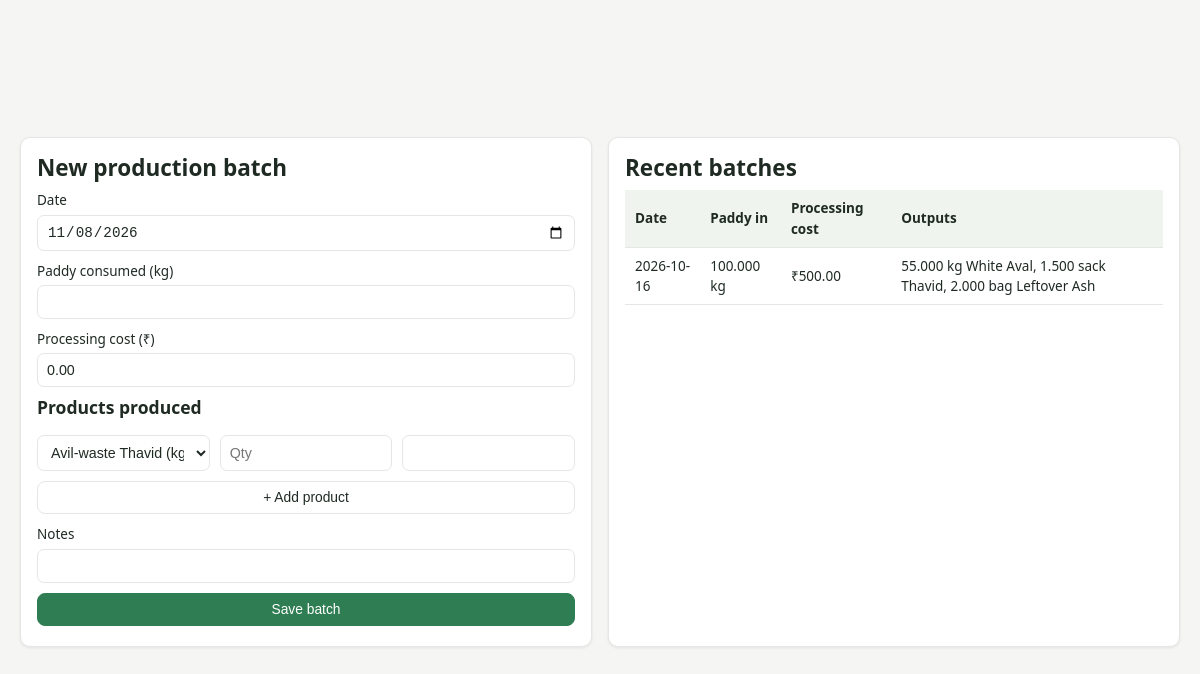
The app's page /pages/production.php with its own data.
### tables this page shows
CREATE TABLE production_batches (
  id                INT AUTO_INCREMENT PRIMARY KEY,
  batch_date        DATE          NOT NULL,
  paddy_consumed_kg DECIMAL(10,3) NOT NULL,
  processing_cost   DECIMAL(12,2) NOT NULL DEFAULT 0.00,
  notes             VARCHAR(255)  DEFAULT NULL,
  created_by        INT           NOT NULL,
  created_at        TIMESTAMP     NOT NULL DEFAULT CURRENT_TIMESTAMP,
  FOREIGN KEY (created_by) REFERENCES users(id)
);

### config/database.php (called while the page is built, shortened)
<?php
function db(): PDO
{
    static $pdo = null;
    if ($pdo === null) {
        $dsn = 'mysql:host=' . DB_HOST . ';dbname=' . DB_NAME . ';charset=utf8mb4';
        try {
            $pdo = new PDO($dsn, DB_USER, DB_PASS, [
                PDO::ATTR_ERRMODE            => PDO::ERRMODE_EXCEPTION,
                PDO::ATTR_DEFAULT_FETCH_MODE => PDO::FETCH_ASSOC,
                PDO::ATTR_EMULATE_PREPARES   => false,
            ]);
        } catch (PDOException $e) {
            http_response_code(500);
            die('Database connection failed. Start MySQL in XAMPP and import database/schema.sql. Detail: ' .
                htmlspecialchars($e->getMessage()));
        }
    }
    return $pdo;
}

### includes/functions.php (called while the page is built, shortened)
<?php
require_once __DIR__ . '/../config/database.php';
function money(float $n): string
{
    return '₹' . number_format($n, 2, '.', ',');
}
function kg(float $n): string
{
    return number_format($n, 3, '.', '') . ' kg';
}
function esc($v): string
{
    return htmlspecialchars((string) $v, ENT_QUOTES, 'UTF-8');
}
function products_list(bool $active_only = true): array
{
    $sql = 'SELECT * FROM products';
    if ($active_only) $sql .= ' WHERE is_active = 1';
    return db()->query($sql . ' ORDER BY name')->fetchAll();
}

### pages/production.php (the view, shortened to what this page needs)
<?php
require __DIR__ . '/../includes/header.php';
$batches = db()->query(
  "SELECT b.*, u.username FROM production_batches b
   JOIN users u ON u.id = b.created_by
   ORDER BY b.batch_date DESC, b.id DESC"
)->fetchAll();
$products = products_list();
?>
<div class="grid two">
  <section class="panel">
    <h2>New production batch</h2>
    <form id="prodForm" method="post" action="api/production_save.php" class="form">
      <label>Date <input type="date" name="batch_date" required value="<?= date('Y-m-d') ?>"></label>
      <label>Paddy consumed (kg) <input type="number" step="0.001" name="paddy_consumed_kg" required></label>
      <label>Processing cost (₹) <input type="number" step="0.01" name="processing_cost" value="0.00"></label>
      <h3>Products produced</h3>
      <div id="outputRows">
        <div class="row out-row">
          <select name="product_id[]" required>
            <?php foreach ($products as $p): ?>
              <option value="<?= (int)$p['id'] ?>" data-unit="<?= esc($p['unit']) ?>"><?= esc($p['name']) ?> (<?= esc($p['unit']) ?>)</option>
            <?php endforeach; ?>
          </select>
          <input type="number" step="0.001" name="qty[]" placeholder="Qty" required>
          <input type="text" name="unit[]" class="u" readonly>
        </div>
      </div>
      <button type="button" class="btn ghost" id="addOutput">+ Add product</button>
      <label>Notes <input type="text" name="notes" maxlength="255"></label>
      <button class="btn primary" type="submit">Save batch</button>
    </form>
  </section>
  <section class="panel">
    <h2>Recent batches</h2>
    <?php if (!$batches): ?><p class="empty">No production recorded yet.</p><?php else: ?>
    <table class="table">
      <thead><tr><th>Date</th><th>Paddy in</th><th>Processing cost</th><th>Outputs</th></tr></thead>
      <tbody>
      <?php
        $outStmt = db()->prepare("SELECT product_name, quantity, unit FROM production_outputs WHERE batch_id = ?");
        foreach ($batches as $b):
          $outStmt->execute([$b['id']]);
          $outs = $outStmt->fetchAll();
          $outStr = implode(', ', array_map(fn($o) => "{$o['quantity']} {$o['unit']} {$o['product_name']}", $outs));
      ?>
        <tr>
          <td><?= esc($b['batch_date']) ?></td>
          <td><?= kg((float)$b['paddy_consumed_kg']) ?></td>
          <td><?= money((float)$b['processing_cost']) ?></td>
          <td><?= esc($outStr) ?></td>
        </tr>
      <?php endforeach; ?>
      </tbody>
    </table>
    <?php endif; ?>
  </section>
</div>
<?php require __DIR__ . '/../includes/footer.php'; ?>

### assets/css/style.css (style rules this page uses)
:root { --bg:#f5f6f4; --panel:#ffffff; --ink:#1f2a23; --muted:#6b7a72; --line:#e4e7e3; --primary:#2f7d52; --primary-d:#235f3e; --accent:#c9a23a; --good:#2f7d52; --bad:#c0392b; --warn:#b8860b; --shadow:0 1px 3px rgba(0,0,0,.08); --radius:10px; }
* { box-sizing:border-box }
html,body { margin:0;padding:0;font-family:"Segoe UI",Roboto,Arial,sans-serif; background:var(--bg);color:var(--ink);font-size:15px;line-height:1.5 }
h1,h2,h3 { margin:0 0 .4em;font-weight:600;line-height:1.2 }
.panel { background:var(--panel);border:1px solid var(--line);border-radius:var(--radius); padding:16px 16px 20px;box-shadow:var(--shadow);margin-bottom:16px }
.grid.two { display:grid;grid-template-columns:1fr 1fr;gap:16px }
.form { display:flex;flex-direction:column;gap:10px }
.form label { display:flex;flex-direction:column;gap:4px;font-size:.9rem;color:var(--ink) }
.form .row { display:grid;grid-template-columns:repeat(auto-fit,minmax(160px,1fr));gap:10px }
.form input,.form select,textarea,select,input[type=text],input[type=number],input[type=date],input[type=password] { padding:8px 9px;border:1px solid var(--line);border-radius:7px;font-size:.95rem;background:#fff;color:var(--ink) }
.btn { background:#eef2ee;color:var(--ink);border:1px solid var(--line);border-radius:8px; padding:8px 14px;cursor:pointer;font-size:.92rem;transition:.15s }
.btn.primary { background:var(--primary);color:#fff;border-color:var(--primary) }
.btn.ghost { background:transparent }
.table { width:100%;border-collapse:collapse;font-size:.9rem }
.table th,.table td { padding:8px 10px;text-align:left;border-bottom:1px solid var(--line) }
.table th { background:#f0f4ee;font-weight:600;color:var(--ink) }

### records on screen
production_batches: batch_date "2026-10-16", paddy_consumed_kg "100.000 kg", processing_cost "₹500.00", outStr "55.000 kg White Aval, 1.500 sack Thavid, 2.000 bag Leftover Ash"

### other values on screen
form field value "Avil-waste Thavid (kg)"
